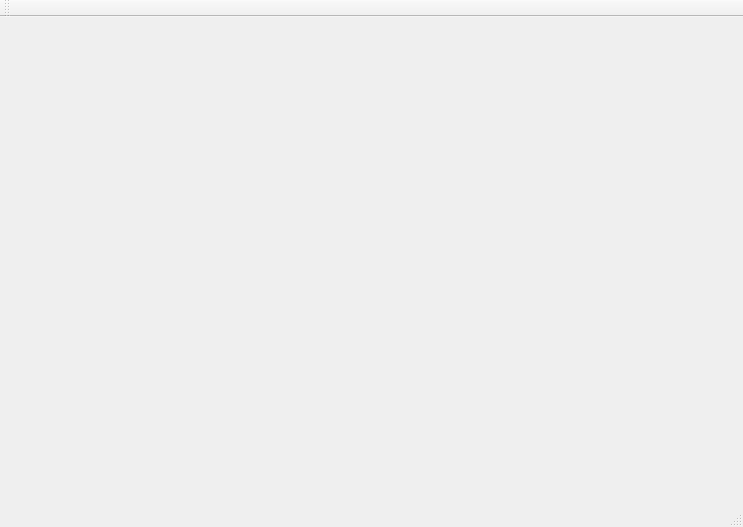
<?xml version="1.0" encoding="UTF-8"?>
<ui version="4.0">
 <class>MainWindow</class>
 <widget class="QMainWindow" name="MainWindow">
  <property name="geometry">
   <rect>
    <x>0</x>
    <y>0</y>
    <width>743</width>
    <height>527</height>
   </rect>
  </property>
  <property name="windowTitle">
   <string>MainWindow</string>
  </property>
  <widget class="QWidget" name="centralWidget"/>
  <widget class="QMenuBar" name="menuBar">
   <property name="geometry">
    <rect>
     <x>0</x>
     <y>0</y>
     <width>743</width>
     <height>21</height>
    </rect>
   </property>
  </widget>
  <widget class="QToolBar" name="mainToolBar">
   <attribute name="toolBarArea">
    <enum>TopToolBarArea</enum>
   </attribute>
   <attribute name="toolBarBreak">
    <bool>false</bool>
   </attribute>
  </widget>
  <widget class="QStatusBar" name="statusBar"/>
 </widget>
 <layoutdefault spacing="6" margin="11"/>
 <resources/>
 <connections/>
</ui>
